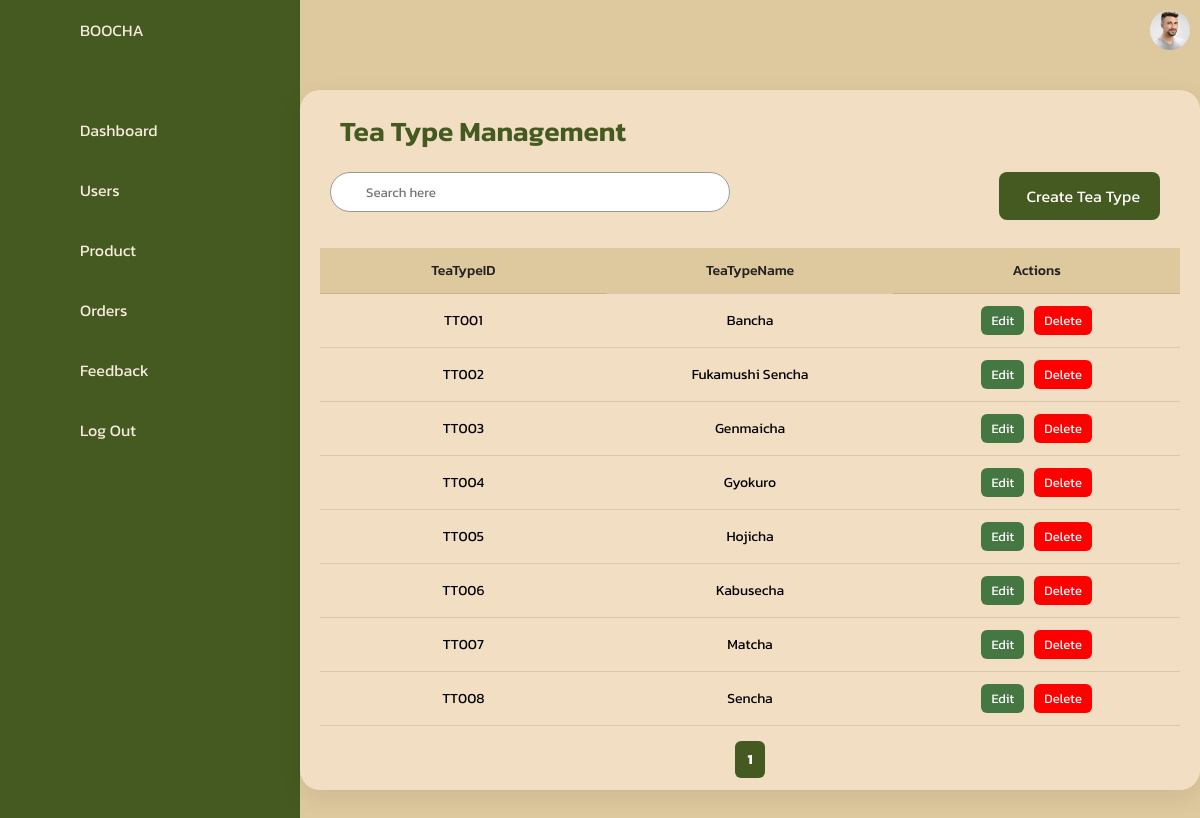
Page /Admin/teatype.php on the committed database.
### tables this page shows
CREATE TABLE `tea_type` (
  `TeaTypeID` varchar(20) NOT NULL,
  `TeaTypeName` varchar(100) DEFAULT NULL
);

### Admin/teatype.php (the view, shortened to what this page needs)
<?php
$servername = "localhost";
$db_username = "root";
$db_password = "";
$db_name = "boocha";
$conn = new mysqli($servername, $db_username, $db_password, $db_name);
$search = isset($_GET['search']) ? $_GET['search'] : '';
$limit = 10;
$page = isset($_GET['page']) ? (int)$_GET['page'] : 1;
$page = max($page, 1);
$start_from = ($page - 1) * $limit;
$sql = "SELECT TeaTypeID, TeaTypeName
        FROM tea_type
        WHERE
            TeaTypeID LIKE '%$search%' OR
            TeaTypeName LIKE '%$search%'
        LIMIT $start_from, $limit";
$result = $conn->query($sql);
$count_sql = "SELECT COUNT(*) AS total
              FROM tea_type
              WHERE
                  TeaTypeID LIKE '%$search%' OR
                  TeaTypeName LIKE '%$search%'";
$count_result = $conn->query($count_sql);
$count_row = $count_result->fetch_assoc();
$total_pages = ceil($count_row["total"] / $limit);
?>
<!DOCTYPE html>
<html lang="en">
<head>
    <link rel="stylesheet" href="assets/css/style1.css">
    <link href="https://cdnjs.cloudflare.com/ajax/libs/font-awesome/6.0.0-beta3/css/all.min.css" rel="stylesheet">
</head>
<body>
   <div class="container">
    <div class="navigation">
        <ul>
            <li>
                <a href="#">
                    <span class="icon">
                    </span>
                    <span class="title">BOOCHA</span>
                </a>
            </li>
            <li>
                <a href="dashboard_day.php">
                    <span class="icon">
                    </span>
                    <span class="title">Dashboard</span>
                </a>
            </li>
            <li>
                <a href="customer.php">
                    <span class="icon">
                    </span>
                    <span class="title">Users</span>
                </a>
            </li>
            <li>
                <a href="product.php">
                    <span class="icon">
                    </span>
                    <span class="title">Product</span>
                </a>
            </li>
            <li>
                <a href="order.php">
                    <span class="icon">
                    </span>
                    <span class="title">Orders</span>
                </a>
            </li>
            <li>
                <a href="report.php">
                    <span class="icon">
                    </span>
                    <span class="title">Feedback</span>
                </a>
            </li>
            <li>
                <a href="../index.php">
                    <span class="icon">
                    </span>
                    <span class="title">Log Out</span>
                </a>
            </li>
        </ul>
    </div>
     <div class="main">
            <div class="topbar">
                <div class="toggle">
                </div>
                <div class="user">
                    <img src="assets/imgs/customer01.jpg" alt="">
                </div>
            </div>
            <div class="customer-table-container">
                <div class="top-row">
                    <h2>Tea Type Management</h2>
                </div>
                <div class="search-insert-row">
                    <form method="get" action="teatype.php">
                        <div class="search">
                            <label>
                                <input type="text" name="search" placeholder="Search here" value="<?= htmlspecialchars($search) ?>">
                            </label>
                        </div>
                    </form>
                    <a href="TT_insert.php" class="insert-cus-btn">
                        Create Tea Type
                    </a>
                </div>
                <table class="customer-table">
                    <thead>
                        <tr>
                            <th>TeaTypeID</th>
                            <th>TeaTypeName</th>
                            <th>Actions</th>
                        </tr>
                    </thead>
                    <tbody>
                        <?php if ($result->num_rows > 0): ?>
                            <?php while($row = $result->fetch_assoc()): ?>
                                <tr>
                                    <td><?= $row["TeaTypeID"] ?></td>
                                    <td><?= $row["TeaTypeName"] ?></td>
                                    <td class="actions">
                                        <div class="action-buttons">
                                            <a href="TT_edit.php?TeaTypeID=<?= $row['TeaTypeID'] ?>" class="edit-btn">Edit</a>
                                            <button type="button" class="delete-btn" onclick="openModal('<?= $row['TeaTypeID'] ?>')">Delete</button>
                                        </div>
                                    </td>
                                </tr>
                            <?php endwhile; ?>
                        <?php else: ?>
                            <tr><td colspan="3">No data found</td></tr>
                        <?php endif; ?>
                    </tbody>
                </table>
                <div class="pagination">
                    <?php
                    $adjacents = 2;
                    $searchParam = '&search=' . urlencode($search);
                    if ($total_pages <= 7 + ($adjacents * 2)) {
                        for ($i = 1; $i <= $total_pages; $i++) {
                            echo '<a href="?page=' . $i . $searchParam . '" class="' . ($i == $page ? 'active' : '') . '">' . $i . '</a>';
                        }
                    }
                    ?>
                </div>
            </div>
        </div>
    </div>
</body>
</html>

### rows in the picture
tea_type: TeaTypeID "TT001", TeaTypeName "Bancha"
tea_type: TeaTypeID "TT002", TeaTypeName "Fukamushi Sencha"
tea_type: TeaTypeID "TT003", TeaTypeName "Genmaicha"
tea_type: TeaTypeID "TT004", TeaTypeName "Gyokuro"
tea_type: TeaTypeID "TT005", TeaTypeName "Hojicha"
tea_type: TeaTypeID "TT006", TeaTypeName "Kabusecha"
tea_type: TeaTypeID "TT007", TeaTypeName "Matcha"
tea_type: TeaTypeID "TT008", TeaTypeName "Sencha"
